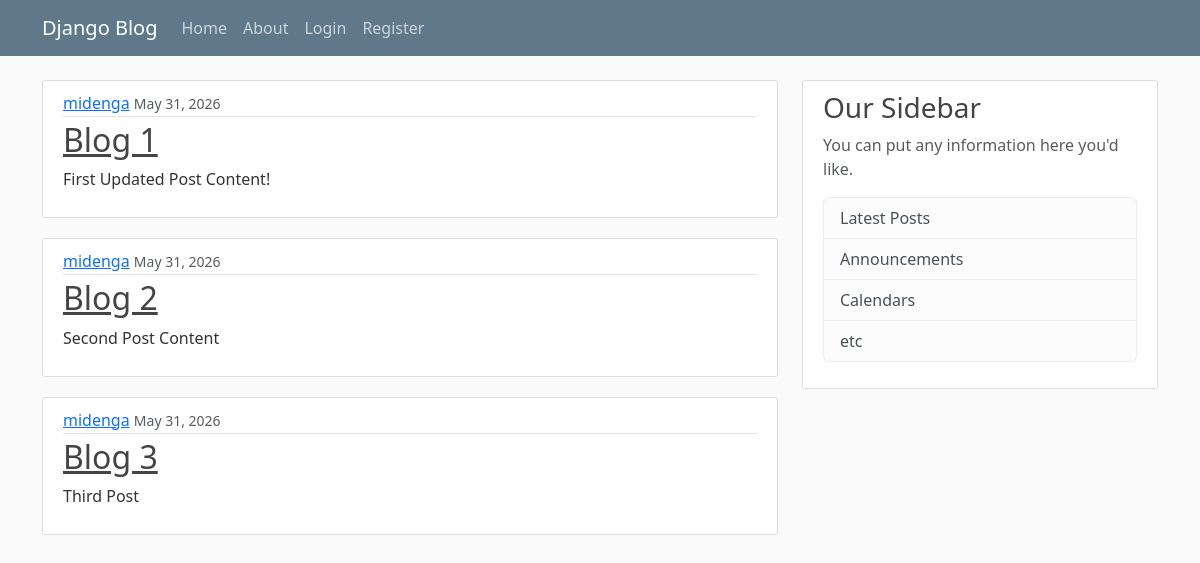
The page / on the database its author committed.
### blog/models.py (models this page shows, shortened)
class Post(models.Model):
    title = models.CharField(max_length=200)
    content = models.TextField()
    created_at = models.DateTimeField(default=timezone.now)
    author = models.ForeignKey(User, on_delete=models.CASCADE)

### blog/views.py (the view)
# urls.py: path('', views.home, name='blog-home'),
def home(request):
    context = {
        'posts': Post.objects.all()
    }
    return render(request, 'blog/home.html', context)

### blog/templates/blog/home.html
{% extends "blog/base.html" %}
{% block content %}
    {% for post in posts %}
<article class="media content-section">
  <div class="media-body">
    <div class="article-metadata">
      <a class="mr-2" href="#">{{ post.author }}</a>
      <small class="text-muted">{{ post.created_at|date:"F d, Y" }}</small>
    </div>
    <h2><a class="article-title" href="#">{{ post.title }}</a></h2>
    <p class="article-content">{{ post.content }}</p>
  </div>
</article>
    {% endfor %}
{% endblock content %}

### blog/static/blog/main.css (style rules this page uses)
body { background: #fafafa; color: #333333; margin-top: 5rem; }
h1, h2, h3, h4, h5, h6 { color: #444444; }
.content-section { background: #ffffff; padding: 10px 20px; border: 1px solid #dddddd; border-radius: 3px; margin-bottom: 20px; }
.article-title { color: #444444; }
.article-content { white-space: pre-line; }
.article-metadata { padding-bottom: 1px; margin-bottom: 4px; border-bottom: 1px solid #e3e3e3 }

### rows shown on the page
Post: author "midenga", created_at "May 31, 2026", title "Blog 1", content "First Updated Post Content!"
Post: author "midenga", created_at "May 31, 2026", title "Blog 2", content "Second Post Content"
Post: author "midenga", created_at "May 31, 2026", title "Blog 3", content "Third Post"
